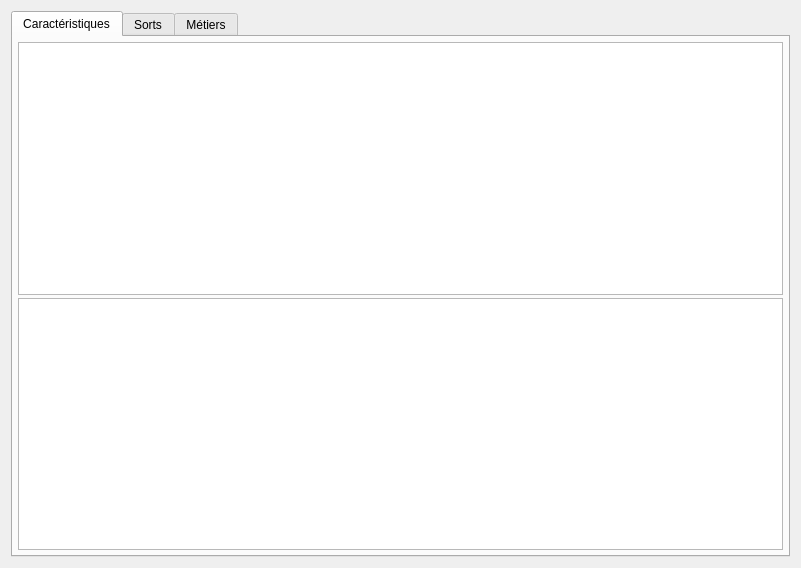
<?xml version="1.0" encoding="UTF-8"?>
<ui version="4.0">
 <class>DetailsCharacter</class>
 <widget class="QWidget" name="DetailsCharacter">
  <property name="geometry">
   <rect>
    <x>0</x>
    <y>0</y>
    <width>801</width>
    <height>568</height>
   </rect>
  </property>
  <property name="windowTitle">
   <string>Personnage</string>
  </property>
  <layout class="QGridLayout" name="gridLayout">
   <item row="0" column="0">
    <widget class="QTabWidget" name="tabWidget">
     <property name="tabShape">
      <enum>QTabWidget::Rounded</enum>
     </property>
     <property name="currentIndex">
      <number>0</number>
     </property>
     <widget class="QWidget" name="tabStats">
      <attribute name="icon">
       <iconset resource="../../resources/icons.qrc">
        <normaloff>:/icons/icons/stats.png</normaloff>:/icons/icons/stats.png</iconset>
      </attribute>
      <attribute name="title">
       <string>Caractéristiques</string>
      </attribute>
      <layout class="QGridLayout" name="gridLayout_4">
       <property name="leftMargin">
        <number>5</number>
       </property>
       <property name="topMargin">
        <number>5</number>
       </property>
       <property name="rightMargin">
        <number>5</number>
       </property>
       <property name="bottomMargin">
        <number>5</number>
       </property>
       <property name="spacing">
        <number>3</number>
       </property>
       <item row="0" column="0">
        <widget class="QTableWidget" name="tableStatSummary">
         <property name="showGrid">
          <bool>false</bool>
         </property>
         <attribute name="horizontalHeaderVisible">
          <bool>false</bool>
         </attribute>
         <attribute name="horizontalHeaderStretchLastSection">
          <bool>true</bool>
         </attribute>
         <column>
          <property name="text">
           <string>Nom</string>
          </property>
         </column>
         <column>
          <property name="text">
           <string>Valeur</string>
          </property>
         </column>
        </widget>
       </item>
       <item row="1" column="0">
        <widget class="QTableWidget" name="tableStatMain">
         <attribute name="horizontalHeaderVisible">
          <bool>false</bool>
         </attribute>
         <attribute name="horizontalHeaderStretchLastSection">
          <bool>true</bool>
         </attribute>
         <column>
          <property name="text">
           <string>Nom</string>
          </property>
         </column>
         <column>
          <property name="text">
           <string>Valeur</string>
          </property>
         </column>
         <column>
          <property name="text">
           <string>Augmenter</string>
          </property>
         </column>
        </widget>
       </item>
      </layout>
     </widget>
     <widget class="QWidget" name="tabSpells">
      <attribute name="icon">
       <iconset resource="../../resources/icons.qrc">
        <normaloff>:/icons/icons/spells.png</normaloff>:/icons/icons/spells.png</iconset>
      </attribute>
      <attribute name="title">
       <string>Sorts</string>
      </attribute>
      <layout class="QGridLayout" name="gridLayout_2">
       <property name="leftMargin">
        <number>5</number>
       </property>
       <property name="topMargin">
        <number>5</number>
       </property>
       <property name="rightMargin">
        <number>5</number>
       </property>
       <property name="bottomMargin">
        <number>5</number>
       </property>
       <property name="spacing">
        <number>3</number>
       </property>
       <item row="0" column="0">
        <widget class="QTableWidget" name="tableSpells">
         <property name="sortingEnabled">
          <bool>true</bool>
         </property>
         <property name="columnCount">
          <number>4</number>
         </property>
         <attribute name="horizontalHeaderShowSortIndicator" stdset="0">
          <bool>true</bool>
         </attribute>
         <attribute name="horizontalHeaderStretchLastSection">
          <bool>true</bool>
         </attribute>
         <column>
          <property name="text">
           <string>ID</string>
          </property>
         </column>
         <column>
          <property name="text">
           <string>Nom</string>
          </property>
         </column>
         <column>
          <property name="text">
           <string>Niveau</string>
          </property>
         </column>
         <column>
          <property name="text">
           <string>Action</string>
          </property>
         </column>
        </widget>
       </item>
      </layout>
     </widget>
     <widget class="QWidget" name="tabJobs">
      <attribute name="icon">
       <iconset resource="../../resources/icons.qrc">
        <normaloff>:/icons/icons/jobs.png</normaloff>:/icons/icons/jobs.png</iconset>
      </attribute>
      <attribute name="title">
       <string>Métiers</string>
      </attribute>
      <layout class="QGridLayout" name="gridLayout_3">
       <property name="leftMargin">
        <number>5</number>
       </property>
       <property name="topMargin">
        <number>5</number>
       </property>
       <property name="rightMargin">
        <number>5</number>
       </property>
       <property name="bottomMargin">
        <number>5</number>
       </property>
       <property name="spacing">
        <number>3</number>
       </property>
       <item row="0" column="0">
        <widget class="QTableWidget" name="tableJobs">
         <property name="sortingEnabled">
          <bool>true</bool>
         </property>
         <property name="columnCount">
          <number>4</number>
         </property>
         <attribute name="horizontalHeaderShowSortIndicator" stdset="0">
          <bool>true</bool>
         </attribute>
         <attribute name="horizontalHeaderStretchLastSection">
          <bool>true</bool>
         </attribute>
         <column>
          <property name="text">
           <string>ID</string>
          </property>
         </column>
         <column>
          <property name="text">
           <string>Nom</string>
          </property>
         </column>
         <column>
          <property name="text">
           <string>Niveau</string>
          </property>
         </column>
         <column>
          <property name="text">
           <string>Progression</string>
          </property>
         </column>
        </widget>
       </item>
      </layout>
     </widget>
    </widget>
   </item>
  </layout>
 </widget>
 <resources>
  <include location="../../resources/icons.qrc"/>
 </resources>
 <connections/>
</ui>
